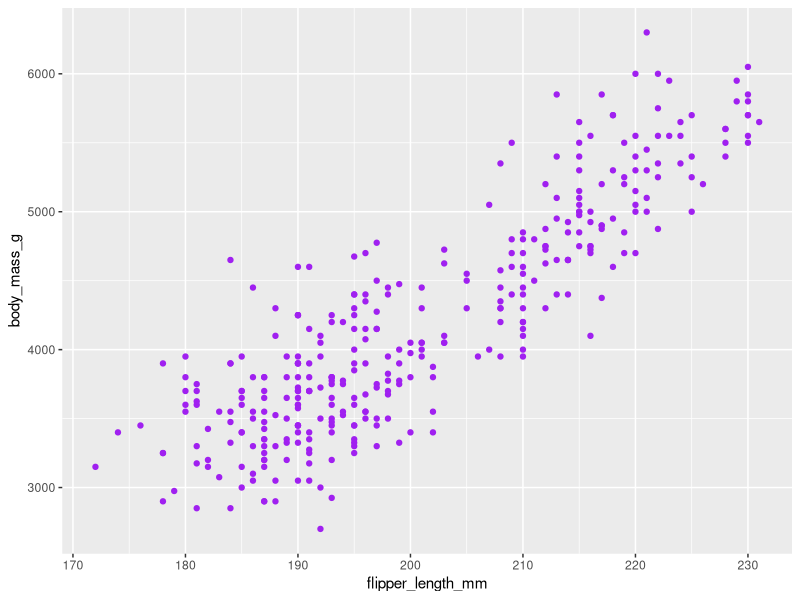
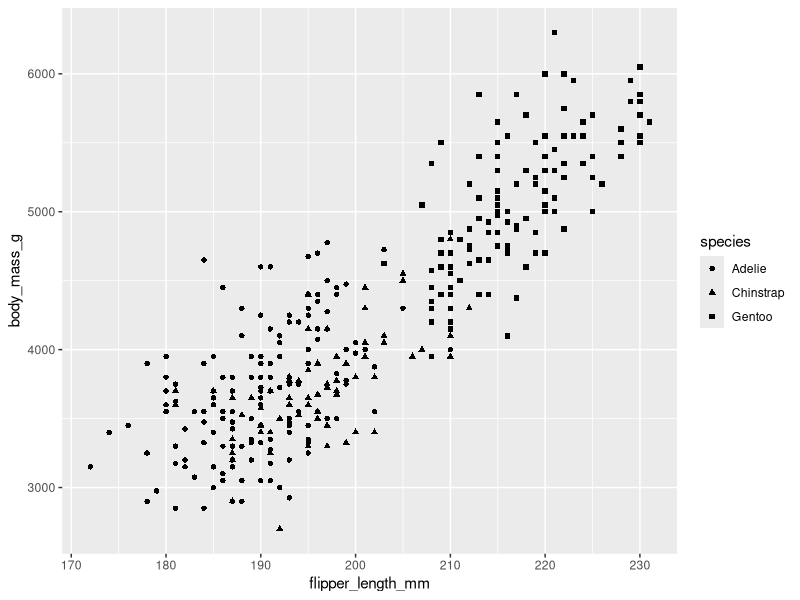
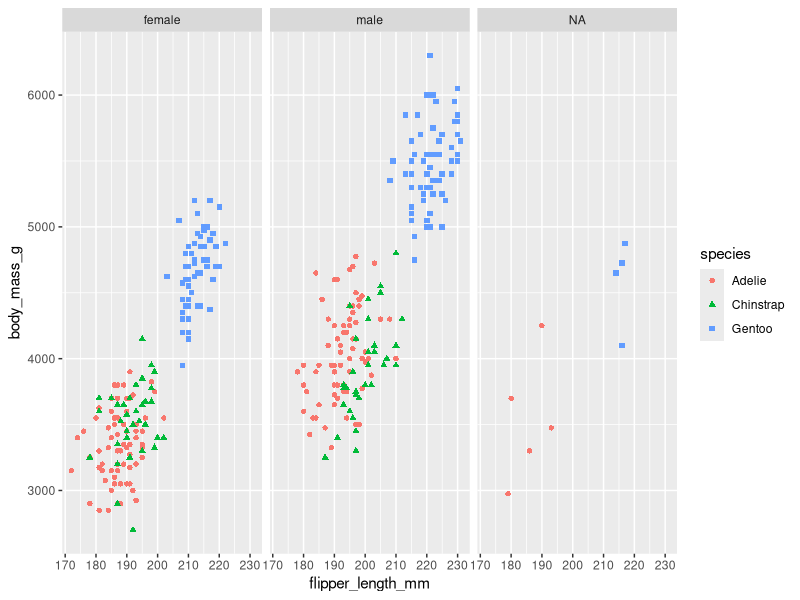

Write the R code that produced these figures, in order.
library(tidyverse)
library(palmerpenguins)
library(ggplot2)
glimpse(penguins)

ggplot(data=penguins, aes(x=flipper_length_mm, y=body_mass_g))+
  geom_point(color="purple")

ggplot(data=penguins, aes(x=flipper_length_mm, y=body_mass_g))+
  geom_point(aes(shape=species))

ggplot(data=penguins, aes(x=flipper_length_mm, y=body_mass_g))+
  geom_point(aes(color=species,
                 shape=species)) + facet_wrap(~sex)

